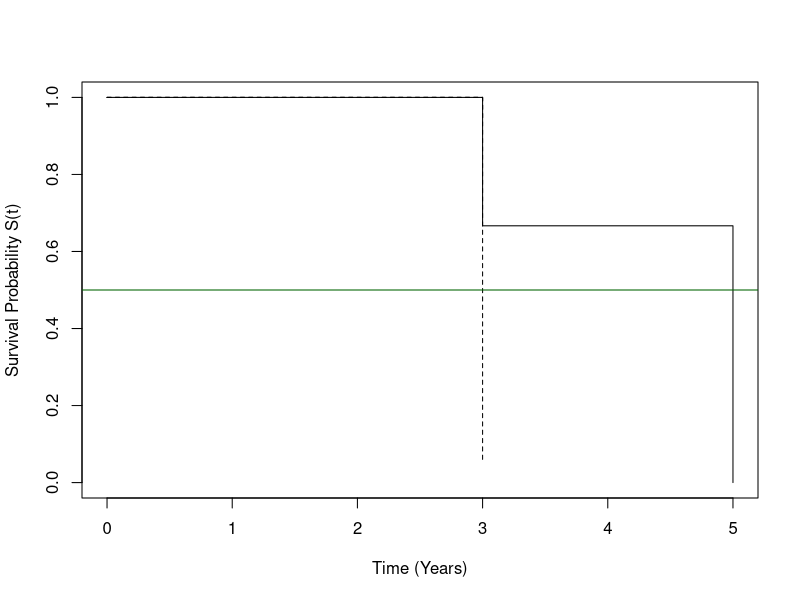
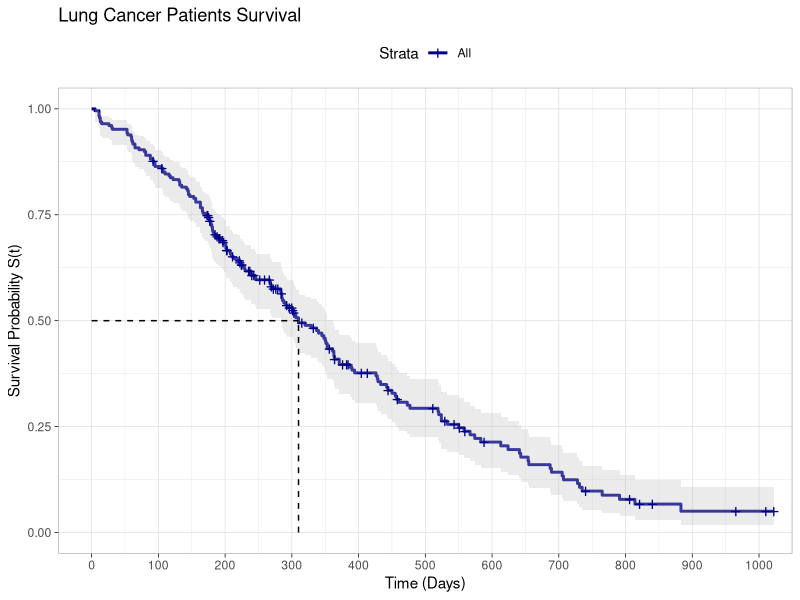
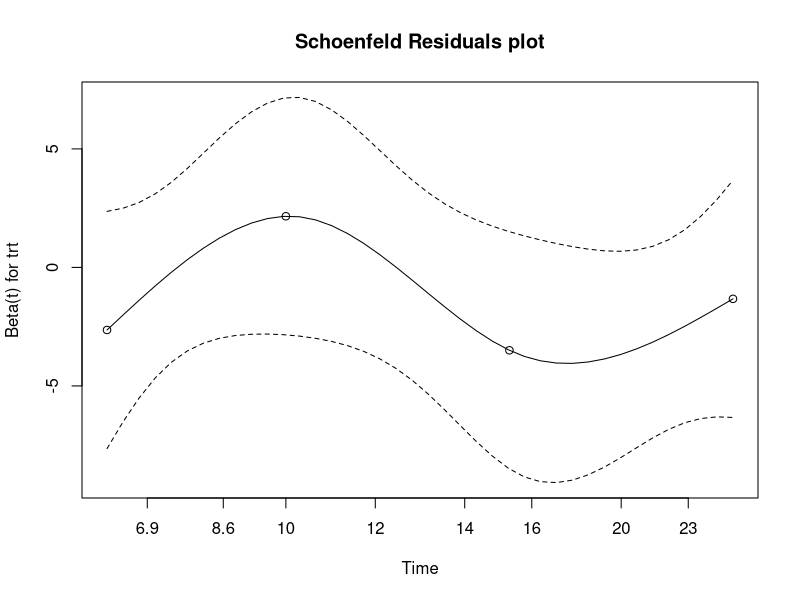

Write R code to recreate these figures, in order.

## R code for the examples in the document 

library(survival)
library(tidyverse)
library(ggplot2)
library(readr)
library(survminer)

setwd("~/UNI/FYP/R")

#-----------clinical trial examples for Kaplan-Meier (KM)-------------------
# Creating the survival data
tt <- c(3,3,2,5)
cens <- c(1,0,0,1)

# Analyzing with KM method 
Surv(tt,cens)
KM<- survfit(Surv(tt,cens)~1, conf.type= "log-log")
summary(KM)

#plotting the survival curve 
plot(KM,xlab = "Time (Years)",
     ylab = "Survival Probability S(t)")
abline(h=0.5,col="dark green")


#-------------------Lung cancer KM example (large data)---------------------- 

#getting the data
data("lung")
head (lung)

# Analyzing with KM method 
KM1<- survfit(Surv(time,status)~1,lung, conf.type= "log-log")
KM1

# plotting the survival curve 
print(ggsurvplot(KM1,lung, xlab = "Time (Days)",
     ylab = "Survival Probability S(t)",
     surv.median.line = "hv", conf.int = TRUE, 
     title = "Lung Cancer Patients Survival",
     palette = "dark blue", break.time.by = 100,
     ggtheme = theme_light()))


#---------------------Cox Residual example-----------------------------------

# creating the data
tt <- c(6, 7, 10, 15, 19, 25)  
delta <- c(1, 0, 1, 1, 0, 1)  
trt <- c(0, 0, 1, 0, 1, 1)  

# analyzing using cox model 
result.coxph <- coxph(Surv(tt,delta)~trt)  

# display the variable coefficient 
result.coxph$coef  

# check if the proportional Hazard assumption is met with hypothesis testing  
cox.zph(result.coxph)

# Schoenfeld Residuals Plot 
plot(cox.zph(result.coxph, transform="km", global=TRUE))
title("Schoenfeld Residuals plot")
